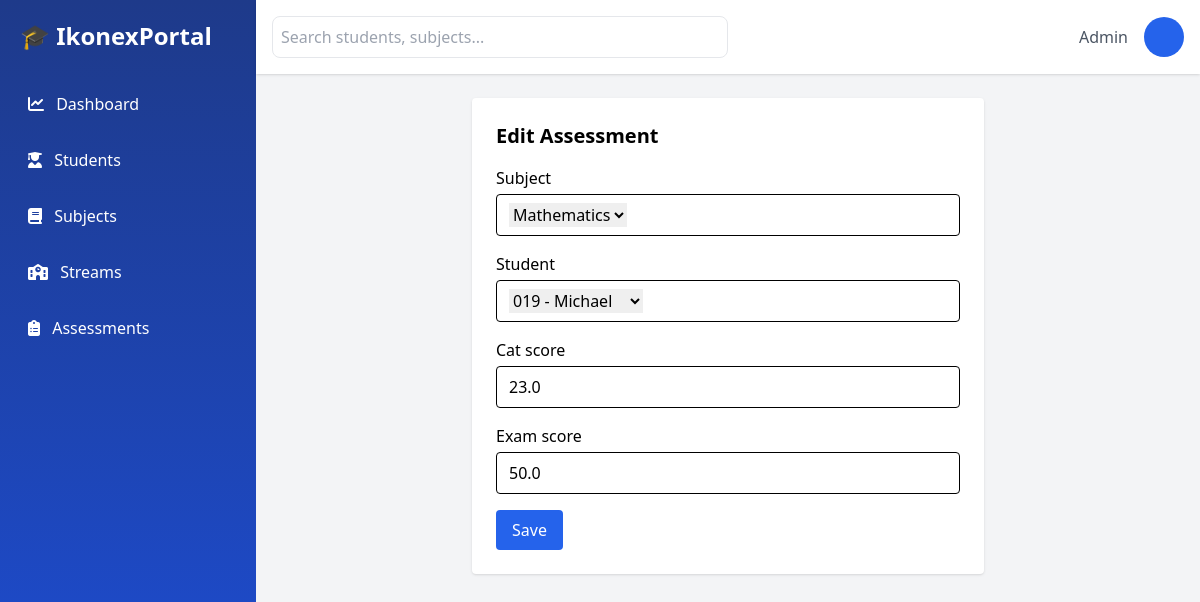
Page /assessments/1/update/ on the committed database.
### Ikonex/models.py (models this page shows, shortened)
class Assessment(models.Model):
    subject = models.ForeignKey(Subject, on_delete=models.CASCADE)
    student = models.ForeignKey(Student, on_delete=models.CASCADE)
    cat_score = models.FloatField(default=0)
    exam_score = models.FloatField(default=0)
    class Meta:
        unique_together = ('student', 'subject')

### Ikonex/views.py (the view)
# urls.py: path("assessments/<int:pk>/update/", AssessmentUpdateView.as_view(), name="update-assessment"),
class AssessmentUpdateView(UpdateView):
    model = Assessment
    form_class = AssessmentForm
    template_name = "assessments/assessment_form.html"
    success_url = reverse_lazy("assessment-list")

### Ikonex/forms.py (shortened to what this page needs)
class AssessmentForm(forms.ModelForm):
    class Meta:
        model = Assessment
        fields = "__all__"

### Ikonex/models.py (called while the page is built)
    def __str__(self):
        return f"{self.admission_number} - {self.first_name}"

    def __str__(self):
        return self.name

### templates/assessments/assessment_form.html (shortened to what this page needs)
{% extends 'home/base.html' %}
{% block content %}
<div class="bg-white p-6 rounded shadow max-w-lg mx-auto">
    <h2 class="text-xl font-bold mb-4">
        {% if object %}Edit Assessment{% else %}Add Assessment{% endif %}
    </h2>
    <form method="post" class="space-y-4">
       {% for field in form %}
        <div>
            <label class="block font-medium mb-1">
                {{ field.label }}
            </label>
            <div class="w-full border border-black rounded px-3 py-2">
                {{ field }}
            </div>
        </div>
       {% endfor %}
       <button class="bg-blue-600 text-white px-4 py-2 rounded">
            Save
       </button>
</form>
</div>
{% endblock %}

### rows in the picture
Assessment: form "Mathematics" "019 - Michael" "23.0" "50.0"

### other values in the picture
{{ field.label }} "Subject" "Student" "Cat score" "Exam score"
